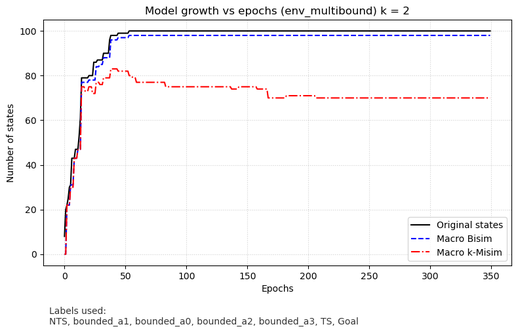
#> input picture model_growth_plots_multi/multibound.png, 518 x 333 px, shrunk from 790 x 508 before the run, found by its file name
$ python stack_plots.py
#> lines starting #> are read from the running program, lines starting #| are printed output that depends on the picture
from PIL import Image
import os

folder = r"C:\Users\agdse\Documents\University\Artificial_Intelligence\Thesis\MentalModel_Generator_SymbolicAI\model_growth_plots_multi"

# Load in requested order: multibound, env, pure_env
names = ["multibound.png", "env.png", "pure_env.png"]
images = [Image.open(os.path.join(folder, n)) for n in names]
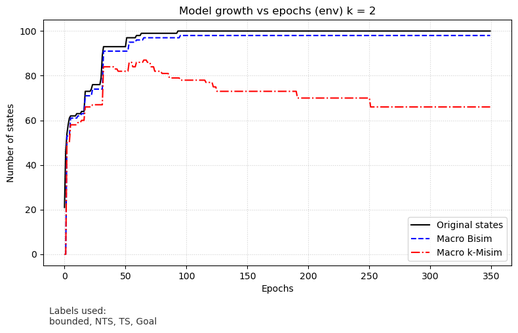
#> input picture model_growth_plots_multi/env.png, 518 x 333 px, shrunk from 790 x 508 before the run, found by its file name
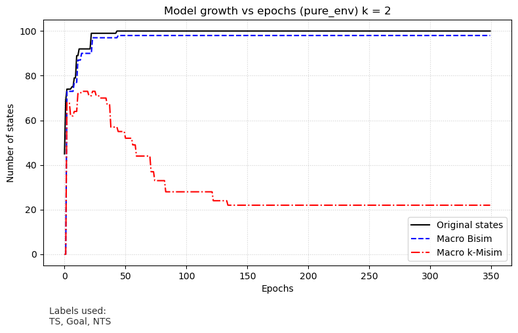
#> input picture model_growth_plots_multi/pure_env.png, 518 x 333 px, shrunk from 790 x 508 before the run, found by its file name

single_w, single_h = images[0].size
#> single_w = 518; single_h = 333

# --- Vertical stack ---
total_width_v = max(img.width for img in images)
#> total_width_v = 518
total_height_v = sum(img.height for img in images)
#> total_height_v = 999
combined_v = Image.new("RGB", (total_width_v, total_height_v), "white")
#> combined_v: PIL image 518x999 RGB; every value is 255
y_offset = 0
for img in images:
    combined_v.paste(img, (0, y_offset))
    y_offset += img.height
#> this loop made 3 passes
#> y_offset on passes 1 to 3: 333, 666, 999
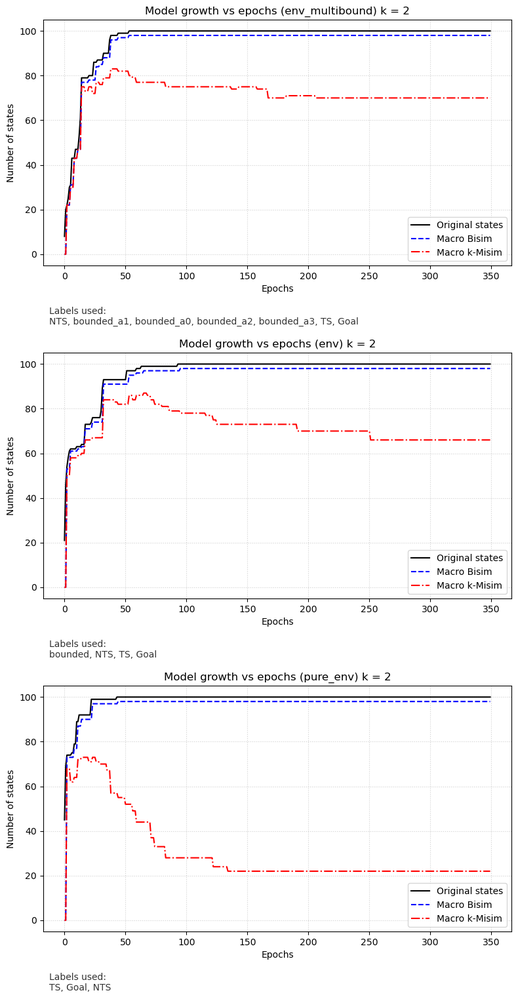
#> combined_v: PIL image 518x999 RGB; mean R, G, B 247.9, 246.9, 247.7
#> after the loop, y_offset = 999

out_v = os.path.join(folder, "stacked_plots.png")
combined_v.save(out_v, optimize=True)
print(f"Vertical:   {out_v} ({combined_v.width}x{combined_v.height}px)")
#| Vertical:   C:\Users\agdse\Documents\University\Artificial_Intelligence\Thesis\MentalModel_Generator_SymbolicAI\model_growth_plots_multi/stacked_plots.png (518x999px)

# --- Horizontal stack ---
total_width_h = sum(img.width for img in images)
#> total_width_h = 1554
total_height_h = max(img.height for img in images)
#> total_height_h = 333
combined_h = Image.new("RGB", (total_width_h, total_height_h), "white")
#> combined_h: PIL image 1554x333 RGB; every value is 255
x_offset = 0
for img in images:
    combined_h.paste(img, (x_offset, 0))
    x_offset += img.width
#> this loop made 3 passes
#> x_offset on passes 1 to 3: 518, 1036, 1554
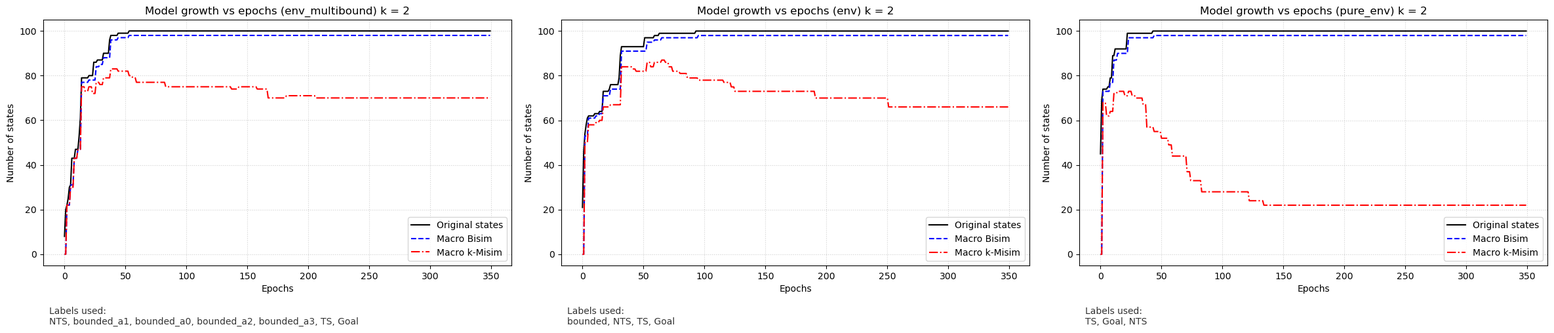
#> combined_h: PIL image 1554x333 RGB; mean R, G, B 247.9, 246.9, 247.7
#> after the loop, x_offset = 1554

out_h = os.path.join(folder, "horizontal_plots.png")
combined_h.save(out_h, optimize=True)
print(f"Horizontal: {out_h} ({combined_h.width}x{combined_h.height}px)")
#| Horizontal: C:\Users\agdse\Documents\University\Artificial_Intelligence\Thesis\MentalModel_Generator_SymbolicAI\model_growth_plots_multi/horizontal_plots.png (1554x333px)
print(f"Each original was {single_w}x{single_h}px")
#| Each original was 518x333px
